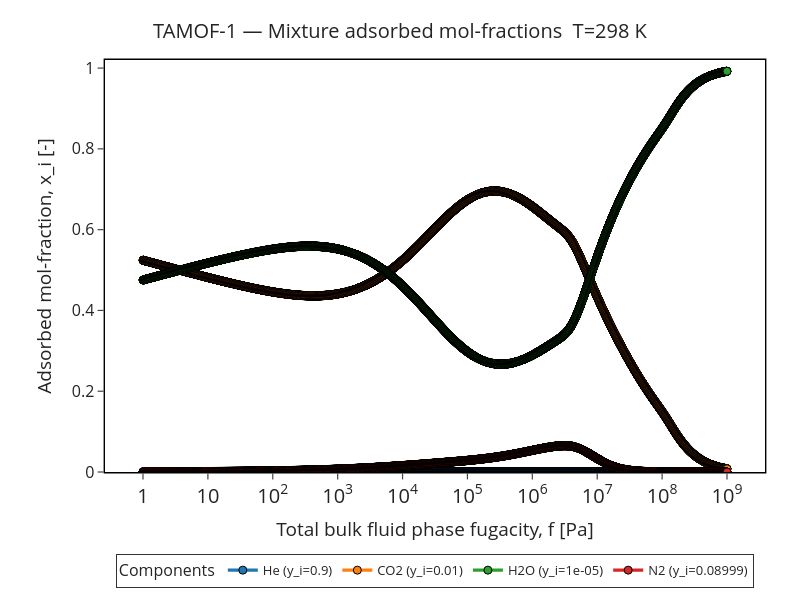

Here is the notebook cell this chart was saved with:
### Code cell
fig = plotter.mixture_adsorbed_molfractions(include_carrier_gas=True)
fig

### Figure 1 — Plotly figure (JSON) as saved in the notebook; plotly's stock layout.template omitted (floating-point values rounded to 4 significant figures; data arrays with more than 128 entries replaced by an {"elided": "..."} marker saying what was removed)
{"data": [{"hovertemplate": "He (y_i=0.9)<br>P=%{x:.4g} Pa<br>y=%{y:.6g}<extra></extra>", "line": {"width": 3.2}, "marker": {"line": {"color": "Black", "width": 1}, "size": 8, "symbol": "circle"}, "mode": "lines+markers", "name": "He (y_i=0.9)", "type": "scatter", "x": {"elided": "10000 float values"}, "y": {"elided": "10000 float values"}}, {"hovertemplate": "CO2 (y_i=0.01)<br>P=%{x:.4g} Pa<br>y=%{y:.6g}<extra></extra>", "line": {"width": 3.2}, "marker": {"line": {"color": "Black", "width": 1}, "size": 8, "symbol": "circle"}, "mode": "lines+markers", "name": "CO2 (y_i=0.01)", "type": "scatter", "x": {"elided": "10000 float values"}, "y": {"elided": "10000 float values"}}, {"hovertemplate": "H2O (y_i=1e-05)<br>P=%{x:.4g} Pa<br>y=%{y:.6g}<extra></extra>", "line": {"width": 3.2}, "marker": {"line": {"color": "Black", "width": 1}, "size": 8, "symbol": "circle"}, "mode": "lines+markers", "name": "H2O (y_i=1e-05)", "type": "scatter", "x": {"elided": "10000 float values"}, "y": {"elided": "10000 float values"}}, {"hovertemplate": "N2 (y_i=0.08999)<br>P=%{x:.4g} Pa<br>y=%{y:.6g}<extra></extra>", "line": {"width": 3.2}, "marker": {"line": {"color": "Black", "width": 1}, "size": 8, "symbol": "circle"}, "mode": "lines+markers", "name": "N2 (y_i=0.08999)", "type": "scatter", "x": {"elided": "10000 float values"}, "y": {"elided": "10000 float values"}}], "layout": {"font": {"size": 16}, "height": 600, "legend": {"bgcolor": "rgba(255,255,255,0.95)", "bordercolor": "black", "borderwidth": 0.8, "font": {"size": 13}, "orientation": "h", "title": {"text": "Components"}, "x": 0.5, "xanchor": "center", "y": -0.2, "yanchor": "top"}, "margin": {"b": 88, "l": 105, "r": 35, "t": 60}, "paper_bgcolor": "white", "plot_bgcolor": "white", "showlegend": true, "title": {"font": {"size": 20}, "text": "TAMOF-1 — Mixture adsorbed mol-fractions  T=298 K", "x": 0.5, "xanchor": "center", "y": 0.96, "yanchor": "top"}, "width": 800, "xaxis": {"dtick": 1, "exponentformat": "power", "linecolor": "black", "linewidth": 1.4, "minor": {"showgrid": false, "ticks": ""}, "minorloglabels": "none", "mirror": true, "showgrid": false, "showline": true, "tick0": 0, "ticklen": 6, "tickmode": "linear", "ticks": "outside", "tickwidth": 1.2, "title": {"text": "Total bulk fluid phase fugacity, f [Pa]"}, "type": "log", "zeroline": false}, "yaxis": {"linecolor": "black", "linewidth": 1.4, "mirror": true, "range": [0, 1.02], "showgrid": false, "showline": true, "ticklen": 6, "ticks": "outside", "tickwidth": 1.2, "title": {"text": "Adsorbed mol-fraction, x_i [-]"}, "zeroline": false}}}
